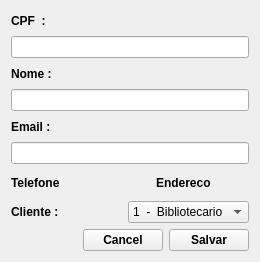
<?xml version="1.0" encoding="UTF-8"?>
<ui version="4.0">
 <class>frmCad_Usuario</class>
 <widget class="QDialog" name="frmCad_Usuario">
  <property name="geometry">
   <rect>
    <x>0</x>
    <y>0</y>
    <width>260</width>
    <height>262</height>
   </rect>
  </property>
  <property name="windowTitle">
   <string>Cadastro</string>
  </property>
  <property name="windowIcon">
   <iconset resource="arquivos.qrc">
    <normaloff>:/Arquivos/Imagens/usuario.png</normaloff>:/Arquivos/Imagens/usuario.png</iconset>
  </property>
  <layout class="QGridLayout" name="gridLayout_5">
   <item row="5" column="0">
    <layout class="QGridLayout" name="gridLayout_4">
     <item row="0" column="0">
      <widget class="QLabel" name="clienteLabel">
       <property name="font">
        <font>
         <weight>75</weight>
         <bold>true</bold>
        </font>
       </property>
       <property name="text">
        <string>Cliente :</string>
       </property>
      </widget>
     </item>
     <item row="0" column="1">
      <widget class="QComboBox" name="clienteComboBox">
       <property name="minimumSize">
        <size>
         <width>0</width>
         <height>0</height>
        </size>
       </property>
       <item>
        <property name="text">
         <string>1  -  Bibliotecario</string>
        </property>
       </item>
       <item>
        <property name="text">
         <string>2  -  Professor</string>
        </property>
       </item>
       <item>
        <property name="text">
         <string>3  -  Aluno</string>
        </property>
       </item>
      </widget>
     </item>
    </layout>
   </item>
   <item row="3" column="0">
    <layout class="QHBoxLayout" name="horizontalLayout_2">
     <item>
      <widget class="QLabel" name="telefoneLabel">
       <property name="minimumSize">
        <size>
         <width>0</width>
         <height>25</height>
        </size>
       </property>
       <property name="font">
        <font>
         <weight>75</weight>
         <bold>true</bold>
        </font>
       </property>
       <property name="text">
        <string>Telefone</string>
       </property>
      </widget>
     </item>
     <item>
      <widget class="QPushButton" name="pushButton_AdicionarTelefone">
       <property name="minimumSize">
        <size>
         <width>0</width>
         <height>25</height>
        </size>
       </property>
       <property name="layoutDirection">
        <enum>Qt::LeftToRight</enum>
       </property>
       <property name="styleSheet">
        <string notr="true">border: 0px solid grey;
text-align: left; </string>
       </property>
       <property name="text">
        <string/>
       </property>
       <property name="icon">
        <iconset resource="arquivos.qrc">
         <normaloff>:/Arquivos/Imagens/adicionar.png</normaloff>:/Arquivos/Imagens/adicionar.png</iconset>
       </property>
      </widget>
     </item>
     <item>
      <spacer name="horizontalSpacer_2">
       <property name="orientation">
        <enum>Qt::Horizontal</enum>
       </property>
       <property name="sizeHint" stdset="0">
        <size>
         <width>40</width>
         <height>20</height>
        </size>
       </property>
      </spacer>
     </item>
     <item>
      <widget class="QLabel" name="enderecoLabel">
       <property name="minimumSize">
        <size>
         <width>0</width>
         <height>25</height>
        </size>
       </property>
       <property name="font">
        <font>
         <weight>75</weight>
         <bold>true</bold>
        </font>
       </property>
       <property name="text">
        <string>Endereco</string>
       </property>
      </widget>
     </item>
     <item>
      <widget class="QPushButton" name="pushButton_AdicionarEndereco">
       <property name="minimumSize">
        <size>
         <width>0</width>
         <height>25</height>
        </size>
       </property>
       <property name="layoutDirection">
        <enum>Qt::LeftToRight</enum>
       </property>
       <property name="styleSheet">
        <string notr="true">border: 0px solid grey;
text-align: left; </string>
       </property>
       <property name="text">
        <string/>
       </property>
       <property name="icon">
        <iconset resource="arquivos.qrc">
         <normaloff>:/Arquivos/Imagens/adicionar.png</normaloff>:/Arquivos/Imagens/adicionar.png</iconset>
       </property>
      </widget>
     </item>
    </layout>
   </item>
   <item row="6" column="0">
    <layout class="QHBoxLayout" name="horizontalLayout">
     <item>
      <spacer name="horizontalSpacer">
       <property name="orientation">
        <enum>Qt::Horizontal</enum>
       </property>
       <property name="sizeHint" stdset="0">
        <size>
         <width>58</width>
         <height>20</height>
        </size>
       </property>
      </spacer>
     </item>
     <item>
      <widget class="QPushButton" name="pushButton_Cancelar">
       <property name="font">
        <font>
         <weight>75</weight>
         <bold>true</bold>
        </font>
       </property>
       <property name="text">
        <string>Cancel</string>
       </property>
       <property name="icon">
        <iconset resource="arquivos.qrc">
         <normaloff>:/Arquivos/Imagens/cancel.png</normaloff>:/Arquivos/Imagens/cancel.png</iconset>
       </property>
      </widget>
     </item>
     <item>
      <widget class="QPushButton" name="pushButton_Cadastrar">
       <property name="font">
        <font>
         <weight>75</weight>
         <bold>true</bold>
        </font>
       </property>
       <property name="text">
        <string>Salvar</string>
       </property>
       <property name="icon">
        <iconset resource="arquivos.qrc">
         <normaloff>:/Arquivos/Imagens/OK.png</normaloff>:/Arquivos/Imagens/OK.png</iconset>
       </property>
      </widget>
     </item>
    </layout>
   </item>
   <item row="0" column="0">
    <layout class="QGridLayout" name="gridLayout">
     <item row="0" column="0">
      <widget class="QLabel" name="cPFLabel">
       <property name="font">
        <font>
         <pointsize>9</pointsize>
         <weight>75</weight>
         <bold>true</bold>
        </font>
       </property>
       <property name="text">
        <string>CPF  :</string>
       </property>
      </widget>
     </item>
     <item row="1" column="0">
      <widget class="QLineEdit" name="cPFLineEdit"/>
     </item>
    </layout>
   </item>
   <item row="1" column="0">
    <layout class="QGridLayout" name="gridLayout_2">
     <item row="0" column="0">
      <widget class="QLabel" name="nomeLabel">
       <property name="font">
        <font>
         <pointsize>9</pointsize>
         <weight>75</weight>
         <bold>true</bold>
        </font>
       </property>
       <property name="text">
        <string>Nome :</string>
       </property>
      </widget>
     </item>
     <item row="1" column="0">
      <widget class="QLineEdit" name="nomeLineEdit"/>
     </item>
    </layout>
   </item>
   <item row="2" column="0">
    <layout class="QGridLayout" name="gridLayout_3">
     <item row="0" column="0">
      <widget class="QLabel" name="emailLabel">
       <property name="font">
        <font>
         <pointsize>9</pointsize>
         <weight>75</weight>
         <bold>true</bold>
        </font>
       </property>
       <property name="text">
        <string>Email :</string>
       </property>
      </widget>
     </item>
     <item row="1" column="0">
      <widget class="QLineEdit" name="emailLineEdit"/>
     </item>
    </layout>
   </item>
  </layout>
 </widget>
 <layoutdefault spacing="6" margin="11"/>
 <tabstops>
  <tabstop>clienteComboBox</tabstop>
  <tabstop>cPFLineEdit</tabstop>
  <tabstop>nomeLineEdit</tabstop>
  <tabstop>emailLineEdit</tabstop>
  <tabstop>pushButton_AdicionarTelefone</tabstop>
  <tabstop>pushButton_AdicionarEndereco</tabstop>
  <tabstop>pushButton_Cadastrar</tabstop>
  <tabstop>pushButton_Cancelar</tabstop>
 </tabstops>
 <resources>
  <include location="arquivos.qrc"/>
 </resources>
 <connections/>
</ui>
